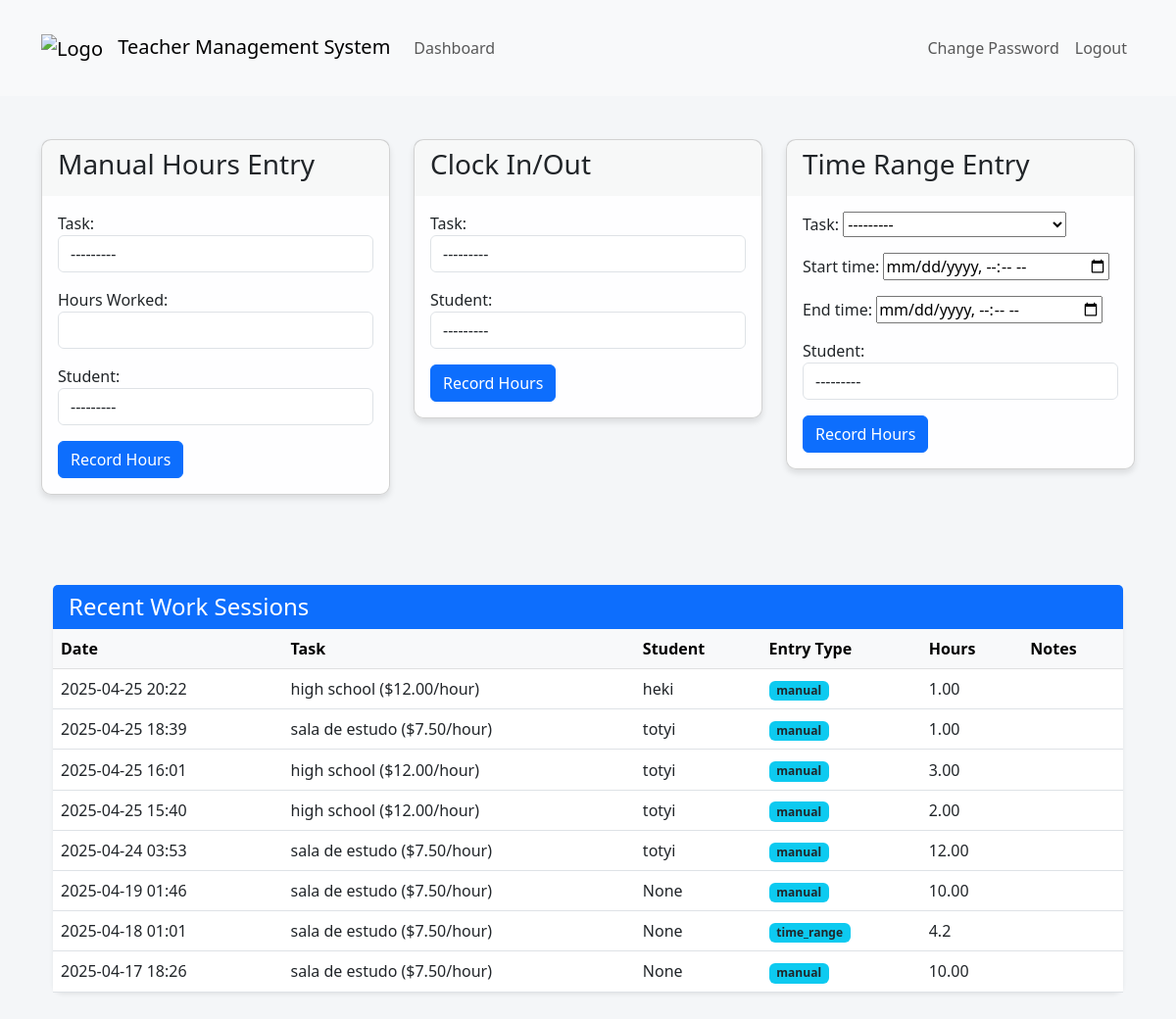
Page /dashboard/record-work/ (signed in) on the earlier database version.
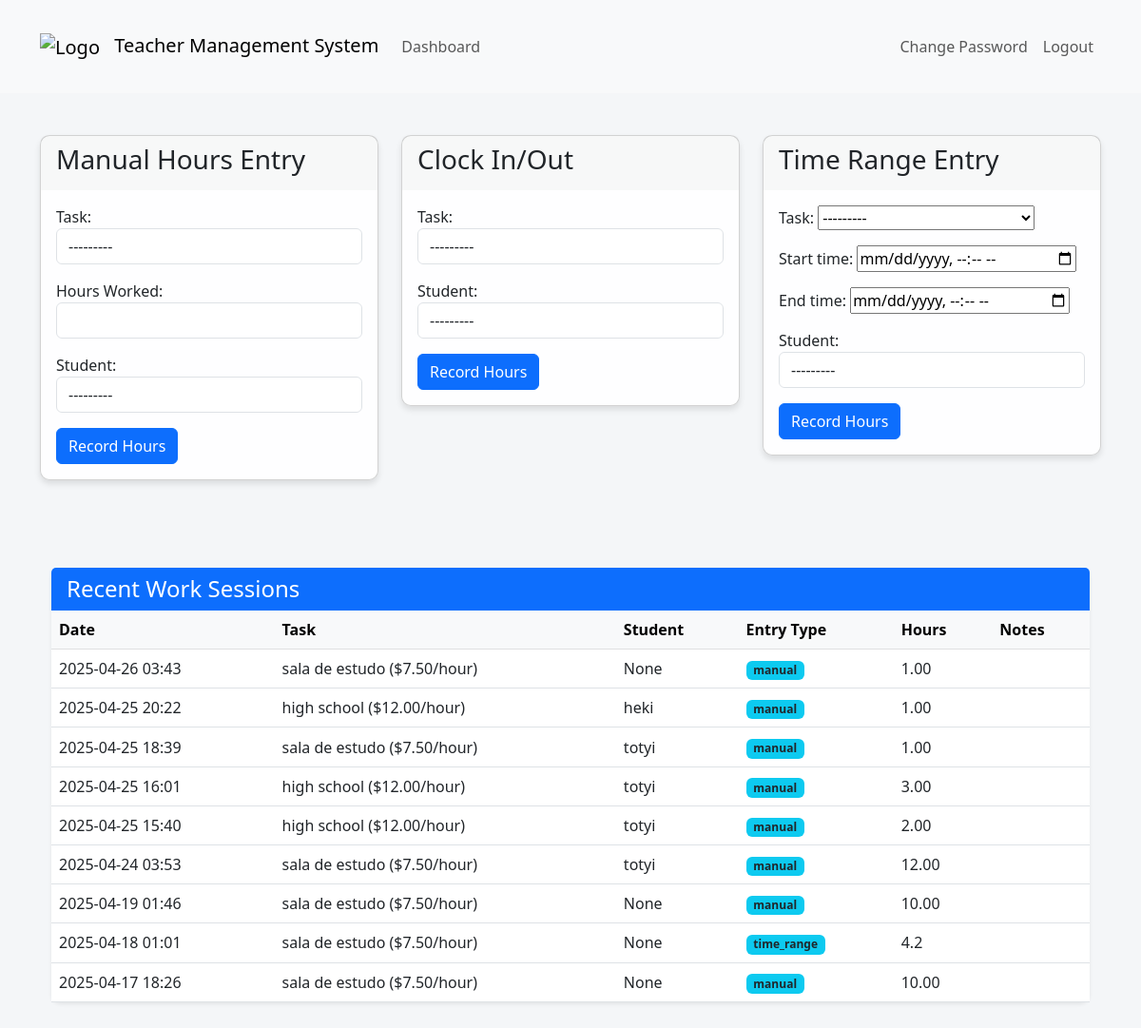
Same page on the later database version.
### teachers_app/models.py (models this page shows, shortened)
class WorkSession(models.Model):
    ENTRY_TYPE_CHOICES = [
        ('manual', 'Manual Hours Input'),
        ('clock', 'Clock In/Out'),
        ('time_range', 'Time Range'),
    ]
    teacher = models.ForeignKey(Teacher, on_delete=models.CASCADE)
    task = models.ForeignKey(Task, on_delete=models.CASCADE)
    entry_type = models.CharField(max_length=10, choices=ENTRY_TYPE_CHOICES)
    hourly_rate = models.DecimalField(max_digits=10, decimal_places=2, null=True, blank=True)  # Store the hourly rate at creation time
    stored_hours = models.DecimalField(max_digits=10, decimal_places=2, null=True, blank=True)  # Store the hours at creation time
    is_deleted = models.BooleanField(default=False)
    deleted_at = models.DateTimeField(null=True, blank=True)
    student = models.ForeignKey(
    Student,
    on_delete=models.SET_NULL,
    null=True,    # Makes it nullable in the DB
    blank=True    # Allows blank in forms
)
    manual_hours = models.DecimalField(max_digits=5, decimal_places=2, null=True, blank=True)
    clock_in = models.DateTimeField(null=True, blank=True)
    clock_out = models.DateTimeField(null=True, blank=True)
    start_time = models.DateTimeField(null=True, blank=True)
    end_time = models.DateTimeField(null=True, blank=True)
    created_at = models.DateTimeField(auto_now_add=True)
    total_amount = models.DecimalField(max_digits=10, decimal_places=2, null=True, blank=True)
    def calculated_hours(self):
        if self.entry_type == 'manual' and self.manual_hours:
            return self.manual_hours
        elif self.entry_type == 'clock' and self.clock_in and self.clock_out:
            duration = self.clock_out - self.clock_in
            return duration.total_seconds() / 3600  # Return hours
        elif self.entry_type == 'time_range' and self.start_time and self.end_time:
            duration = self.end_time - self.start_time
            return duration.total_seconds() / 3600  # Return hours
        return None  # Return None if no valid data

class Task(models.Model):
    name = models.CharField(max_length=200)
    description = models.TextField(blank=True, null=True)
    duration = models.DurationField(null=True, blank=True)
    price = models.DecimalField(max_digits=10, decimal_places=2, default=0.00)
    hourly_rate = models.DecimalField(max_digits=10, decimal_places=2)
    created_at = models.DateTimeField(auto_now_add=True)
    updated_at = models.DateTimeField(auto_now=True)
    is_active = models.BooleanField(default=True)
    def __str__(self):
        return f"{self.name} (${self.hourly_rate}/hour)"

class Student(models.Model):
    user = models.OneToOneField(settings.AUTH_USER_MODEL, on_delete=models.CASCADE)
    phone = models.CharField(max_length=20, blank=True, null=True)
    is_active = models.BooleanField(default=True)
    def __str__(self):
        return self.user.username

class CustomUser(AbstractUser):
    is_student   = models.BooleanField(default=False)
    is_teacher = models.BooleanField(default=False)
    is_inspector = models.BooleanField(default=False)

### teachers_app/views.py (the view, shortened to what this page needs)
# urls.py: path('record-work/', views.record_work, name='record_work'),  # For teachers recording their own work
@login_required
def record_work(request, teacher_id=None):
    if not request.user.is_superuser:
        teacher = get_object_or_404(Teacher, user=request.user)  # Teachers can only record their own work
    else:
        if teacher_id:
            teacher = get_object_or_404(Teacher, id=teacher_id)  # Superusers specify a teacher
        else:
            return HttpResponseForbidden("Superusers must specify a teacher to record work for.")
    manual_form = WorkSessionManualForm()
    clock_form = WorkSessionClockForm()
    time_range_form = WorkSessionTimeRangeForm()
    active_session = WorkSession.objects.filter(
        teacher=teacher,
        entry_type='clock',
        clock_out__isnull=True
    ).first()
    completed_sessions = WorkSession.objects.filter(
        teacher=teacher
    ).exclude(
        id=active_session.id if active_session else None
    ).order_by('-created_at')[:10]
    return render(request, 'record_work.html', {
        'manual_form': manual_form,
        'clock_form': clock_form,
        'time_range_form': time_range_form,
        'active_session': active_session,
        'completed_sessions': completed_sessions,
        'teacher': teacher,
    })

### teachers_app/forms.py
class WorkSessionManualForm(forms.ModelForm):
    class Meta:
        model = WorkSession
        fields = ['task', 'manual_hours', 'student']
        widgets = {
            'task': forms.Select(attrs={'class': 'form-control'}),
            'manual_hours': forms.NumberInput(attrs={'class': 'form-control', 'step': '0.5'}),
            'student': forms.Select(attrs={'class': 'form-control'}),
        }
    def __init__(self, *args, **kwargs):
        super().__init__(*args, **kwargs)
        self.fields['manual_hours'].label = 'Hours Worked'
        self.fields['student'].queryset = Student.objects.all()  # <--- THIS LINE
        print("Student widget in WorkSessionManualForm:", type(self.fields['student'].widget))

### templates/record_work.html (shortened to what this page needs)
{% extends 'base.html' %}
{% load static %}
{% block content %}
<div class="row">
    <div class="col-md-4">
        <div class="card mb-4">
            <div class="card-header">
                <h3>Manual Hours Entry</h3>
            </div>
            <div class="card-body">
                <form method="post">
                    {{ manual_form.as_p }}
                    <button type="submit" class="btn btn-primary">Record Hours</button>
                </form>
            </div>
        </div>
    </div>
    <div class="col-md-4">
        <div class="card mb-4">
            <div class="card-header">
                <h3>Clock In/Out</h3>
            </div>
            <div class="card-body">
                {% if active_session %}
                <div class="alert alert-info">
                    <h5>Currently Clocked In</h5>
                    <p>Task: {{ active_session.task }}</p>
                    <p>Started: {{ active_session.clock_in }}</p>
                    <form method="post" action="{% url 'clock_out' active_session.id %}">
                        {% csrf_token %}
                        <button type="submit" class="btn btn-warning">Clock Out</button>
                    </form>
                </div>
                {% else %}
                <form method="post">
                    {{ clock_form.as_p }}
                    <button type="submit" class="btn btn-primary">Record Hours</button>
                </form>
                {% endif %}
            </div>
        </div>
    </div>
    <div class="col-md-4">
        <div class="card mb-4">
            <div class="card-header">
                <h3>Time Range Entry</h3>
            </div>
            <div class="card-body">
                <form method="post">
                    {{ time_range_form.as_p }}
                    <button type="submit" class="btn btn-primary">Record Hours</button>
                </form>
            </div>
        </div>
    </div>
</div>
<div class="container my-5">
  <div class="row">
    <div class="col">
      <div class="card shadow-sm border-0">
        <div class="card-header bg-primary text-white d-flex align-items-center">
          <h4 class="mb-0 flex-grow-1">Recent Work Sessions</h4>
        </div>
        <div class="card-body p-0">
          <div class="table-responsive">
            <table class="table table-hover mb-0 align-middle">
              <thead class="table-light">
                <tr>
                  <th>Date</th>
                  <th>Task</th>
                  <th>Student</th>
                  <th>Entry Type</th>
                  <th>Hours</th>
                  <th>Notes</th>
                </tr>
              </thead>
              <tbody>
                {% for session in completed_sessions|dictsortreversed:"created_at" %}
                <tr>
                  <td>{{ session.created_at|date:"Y-m-d H:i" }}</td>
                  <td>{{ session.task }}</td>
                  <td>{{ session.student }}</td>
                  <td><span class="badge bg-info text-dark">{{ session.entry_type }}</span></td>
                  <td>{{ session.calculated_hours }}</td>
                  <td>{{ session.notes|default:"" }}</td>
                </tr>
                {% empty %}
                <tr><td colspan="6" class="text-center">No recent work sessions.</td></tr>
                {% endfor %}
              </tbody>
            </table>
          </div>
        </div>
      </div>
    </div>
  </div>
</div>
{% endblock %}

Differences in the rows shown:
added WorkSession: created_at "2025-04-26 03:43", task "sala de estudo ($7.50/hour)", student "None", entry_type "manual", calculated_hours "1.00"
